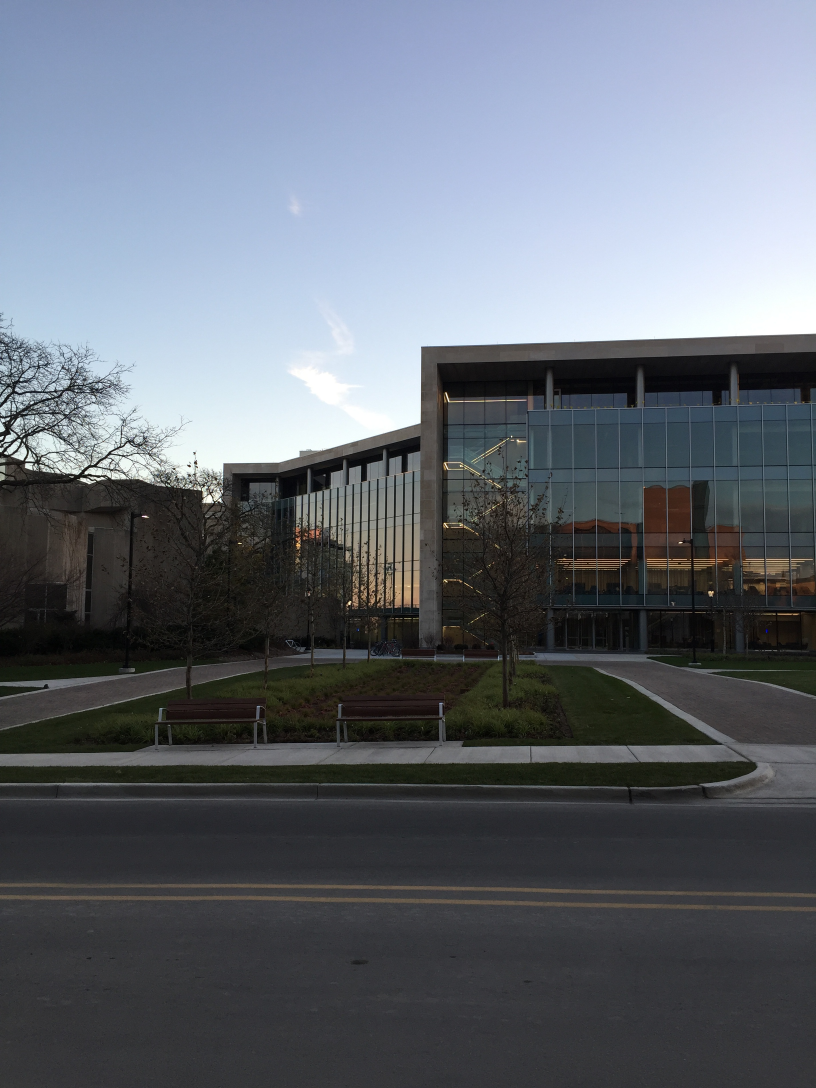
//> input picture CPP/picture/q11.jpg, 2448 x 3264 px (shown at 1/3 size)
$ ./picture_joint   (built with g++ and OpenCV 4)
//> lines starting //> are read from the running program, lines starting //| are printed output that depends on the picture; after the words box and inside, x2 and y2 are one past the last pixel; in counts of white or black regions, pixels touching at a corner belong together
### CPP/quickdemo.h
#ifndef QUICKDEMO_H_
#define QUICKDEMO_H_

#include <opencv2/opencv.hpp>
#include <opencv2/dnn.hpp>
using namespace cv;


class QuickDemo{
    public:
        void colorSpace_Demo(Mat &image);
        void mat_creation_demo();
        void pixel_visit_demo(Mat &image);
        void tracking_bar_demo(Mat &image);
        void color_style_demo(Mat &image);
        void bitwise_demo(Mat &image);
        void channels_demo(Mat &image);
        void inrange_demo(Mat &image);
        void pixel_statistic_demo(Mat &image);
        void drawing_demo(Mat &image);
        void random_drawing();
        void polyline_drawing_demo();
        void mouse_drawing_demo(Mat &image);
        void norm_demo(Mat &image);
        void resize_demo(Mat &image);
        void flip_demo(Mat &image);
        void rotate_demo(Mat &image);
        void video_demo(Mat &image);
        void histogram_demo(Mat &image);
		void histogram_2d_demo(Mat &image);
		void histogram_eq_demo(Mat &image);
		void blur_demo(Mat &image);
		void gaussian_blur_demo(Mat &image);
		void bifilter_demo(Mat &image);
		void face_detection_demo();

        void image_binaryzation(Mat &src);
        void image_binaryzation2(Mat &src);
        void image_connect_detect(Mat &src);
        void ccl_stats_demo(Mat &image);
        void Profile_demo(Mat &image);
        void nebula_demo(Mat &image);
        void histogram_demo2(Mat &image1, Mat &image2);
        void ORBBFMatcher(const cv::Mat& img1, const cv::Mat& img2,
                      std::vector<cv::KeyPoint>& kp1, std::vector<cv::KeyPoint>& kp2,
                      cv::Mat& des1, cv::Mat& des2,
                      std::vector<cv::DMatch>& goodMatches);


};

#endif

### CPP/picture_joint.cpp
//图像拼接
#include <opencv2/opencv.hpp>
#include <opencv2/features2d.hpp>
#include <iostream>
#include <vector>
#include <algorithm>
#include "quickdemo.h"

using namespace cv;
using namespace std;


void generate_mask(Mat &img, Mat &mask) {
    int w = img.cols;
    int h = img.rows;
    // 双重循环遍历图像的每个像素
    for (int row = 0; row < h; row++) {
        for (int col = 0; col < w; col++) {
            // 取img的当前像素（Vec3b：3通道uchar类型，对应BGR）
            Vec3b p = img.at<Vec3b>(row, col);
            int b = p[0]; int g = p[1]; int r = p[2];
            // 核心判断：如果像素是纯黑色（B=G=R=0）→ 标记为掩码的255（白色），否则为0（黑色）
            if (b == g && g == r && r == 0) {
                mask.at<uchar>(row, col) = 255;
            }
        }
    }
}

void linspace(Mat& image, float begin, float finish, int w1, Mat &mask) {
    int offsetx = 0; // 记录每行有效区域的起始列（mask=0的第一个列）
    float interval = 0; // 渐变的步长
    float delta = 0; // 渐变的列数（有效区域的宽度）
    // 遍历每一行（逐行生成渐变，保证每行的渐变对齐）
    for (int i = 0; i < image.rows; i++) {
        offsetx = 0; interval = 0; delta = 0; // 每行初始化
        // 遍历每一列
        for (int j = 0; j < image.cols; j++) {
            // 取掩码的当前像素值（0=有效区域，255=无效区域）
            int pv = mask.at<uchar>(i, j);
            // 情况1：首次遇到有效区域（pv=0，offsetx=0）→ 初始化渐变参数
            if (pv == 0 && offsetx == 0) {
                offsetx = j; // 记录有效区域的起始列
                delta = w1 - offsetx; // 渐变的总列数（左图宽度 - 有效区域起始列）
                interval = (finish - begin) / (delta - 1); // 渐变步长：(结束值-开始值)/(列数-1)
                // 计算当前列的权重值
                image.at<float>(i, j) = begin + (j - offsetx)*interval;
            }
            // 情况2：在有效区域内（pv=0），且未超出渐变列数 → 继续计算渐变权重
            else if (pv == 0 && offsetx > 0 && (j - offsetx) < delta) {
                image.at<float>(i, j) = begin + (j - offsetx)*interval;
            }
            // 情况3：无效区域（pv=255）→ 保持初始权重1（无需处理，因为mask1/mask2初始为1）
        }
    }
}


int main()
{
    Mat left = imread("F:/Test/CPP/picture/q11.jpg");
//> left is the input picture: 3264 rows x 2448 cols, CV_8UC3; mean B, G, R 115.2, 106.2, 100.2
    Mat right = imread("F:/Test/CPP/picture/q22.jpg");
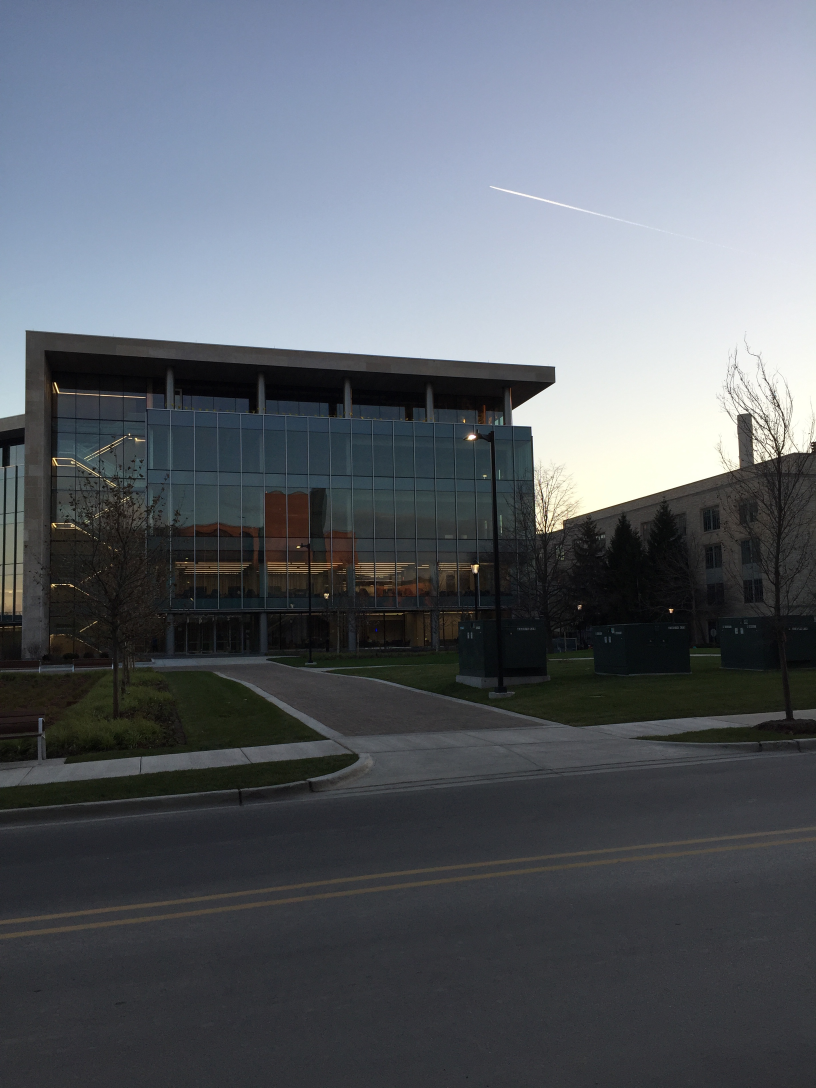
//> input picture CPP/picture/q22.jpg, 2448 x 3264 px (shown at 1/3 size)
//> right is the input picture: 3264 rows x 2448 cols, CV_8UC3; mean B, G, R 105.8, 98.3, 92.9
    if(left.empty() || right.empty())
    {
        cout << " read picture failed.." << endl;
        return -1;
    }

    // 提取特征点与描述子
	vector<KeyPoint> keypoints_right, keypoints_left;
	Mat descriptors_right, descriptors_left;
	auto detector = AKAZE::create();
	detector->detectAndCompute(left, Mat(), keypoints_left, descriptors_left);
//> keypoints_left = 7652 keypoints; strongest (x, y, size): (1048, 1809, 8.1), (586, 1387, 8.1), (623, 1499, 16.1), (567, 1398, 8.1)
	detector->detectAndCompute(right, Mat(), keypoints_right, descriptors_right);
//> keypoints_right = 2953 keypoints; strongest (x, y, size): (1415, 1311, 16.1), (1426, 1706, 16.1), (2012, 1831, 8.1), (1414, 1311, 27.2)

    //暴力匹配
    vector<vector<DMatch>> knn_matches;
    auto matcher = DescriptorMatcher::create(DescriptorMatcher::BRUTEFORCE);
    //auto matcher = BFMatcher::create(NORM_L2);
    matcher->knnMatch(descriptors_left, descriptors_right, knn_matches, 2);
//> knn_matches = 7652 matches

    const float radio_thresh = 0.7f;    // 比例阈值
    vector<DMatch> good_matches;        // 存储筛选后的优质匹配对
    // 遍历所有KNN匹配结果，执行Ratio Test筛选
    for(size_t t=0; t<knn_matches.size(); t++)
    {
        //第1个匹配的距离 < 阈值 * 第2个匹配的距离 → 视为优质匹配
        if(knn_matches[t][0].distance < radio_thresh * knn_matches[t][1].distance)
        {
            good_matches.push_back(knn_matches[t][0]);
        }
    }
//> after the loop, good_matches = 252 matches
    printf("total good match points : %d\n", good_matches.size());
//| total good match points : 252
    // [5 lines of commented-out code are left out]

    vector<Point2f> left_pts;
    vector<Point2f> right_pts;
    for(size_t t=0; t<good_matches.size(); t++)
    {
        left_pts.push_back(keypoints_left[good_matches[t].queryIdx].pt);
        right_pts.push_back(keypoints_right[good_matches[t].trainIdx].pt);
    }
//> after the loop, left_pts = 252 Points (x, y), first 12: [1453.9, 1198.5], [1575.8, 1199.9], [2141.1, 1219.2], [1891.3, 1219.6], [1896.3, 1223.1], [1660.1, 1224.6], [1856.5, 1225.6], [1585, 1230.2], [1644.7, 1233.4], [1523, 1316.6], [1559, 1319.8], [1519.3, 1322.9]; right_pts = 252 Points (x, y), first 12: [227.5, 1176.8], [433.2, 1192.2], [989, 1254.1], [755.4, 1237], [760.1, 1240.8], [522.3, 1224.7], [721.7, 1240.3], [442.4, 1224.3], [506.3, 1232.2], [374.6, 1310.2], [414.2, 1315.8], [371, 1316.3]
    // 核心：求解右图到左图的单应性矩阵H
    Mat H = findHomography(right_pts, left_pts, RANSAC);//源图->目标图
//> H = [[0.637, -0.00576, 1200.9], [-0.244, 0.891, 162.1], [-0.000144, -4.18e-06, 1]]


    //初始化全景图画布 + 左图拷贝（拼接的基础）
    int h = max(left.rows, right.rows);
//> h = 3264
    int w = left.cols + right.cols;
//> w = 4896
    Mat panorama_01 = Mat::zeros(Size(w, h), CV_8UC3);
    // 定义左图的感兴趣区域（ROI）：左上角(0,0)，尺寸和左图一致
    Rect roi;
    roi.x = 0;
    roi.y = 0;
    roi.width = left.cols;
//> roi = Rect(0, 0, 2448, 0)
    roi.height = left.rows;
//> roi = Rect(0, 0, 2448, 3264)
    left.copyTo(panorama_01(roi));
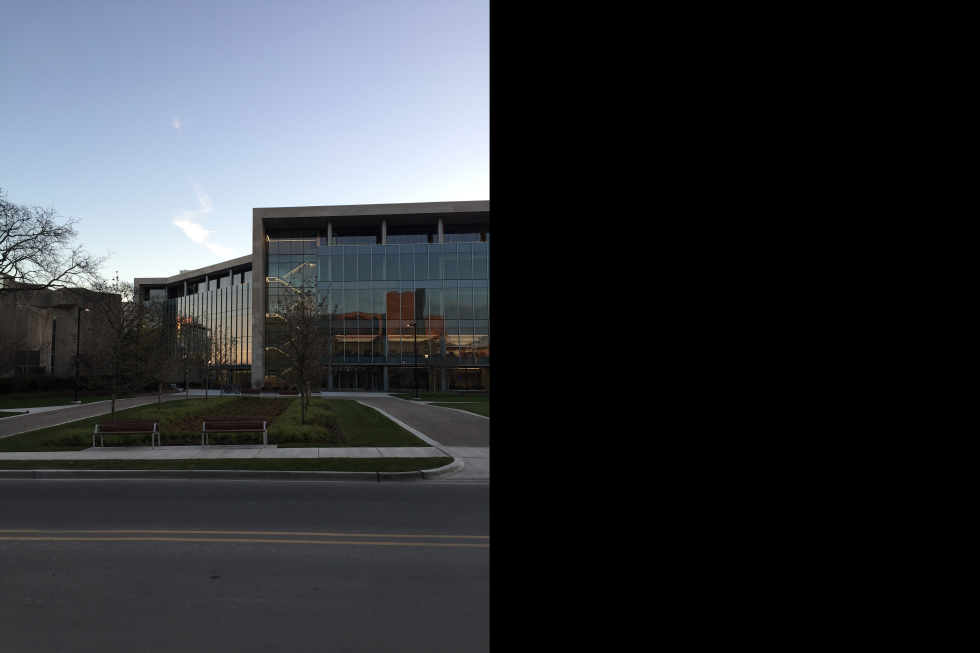
//> panorama_01: 3264 rows x 4896 cols, CV_8UC3 (shown at 1/5 size); mean B, G, R 57.6, 53.1, 50.1
    imwrite("F:/Test/CPP/picture/panorama_01.png", panorama_01);

    // 右图透视变换
    // 核心：用单应性矩阵H，把右图透视变换到左图的坐标系
    Mat panorama_02;
    warpPerspective(right, panorama_02, H, Size(w, h));
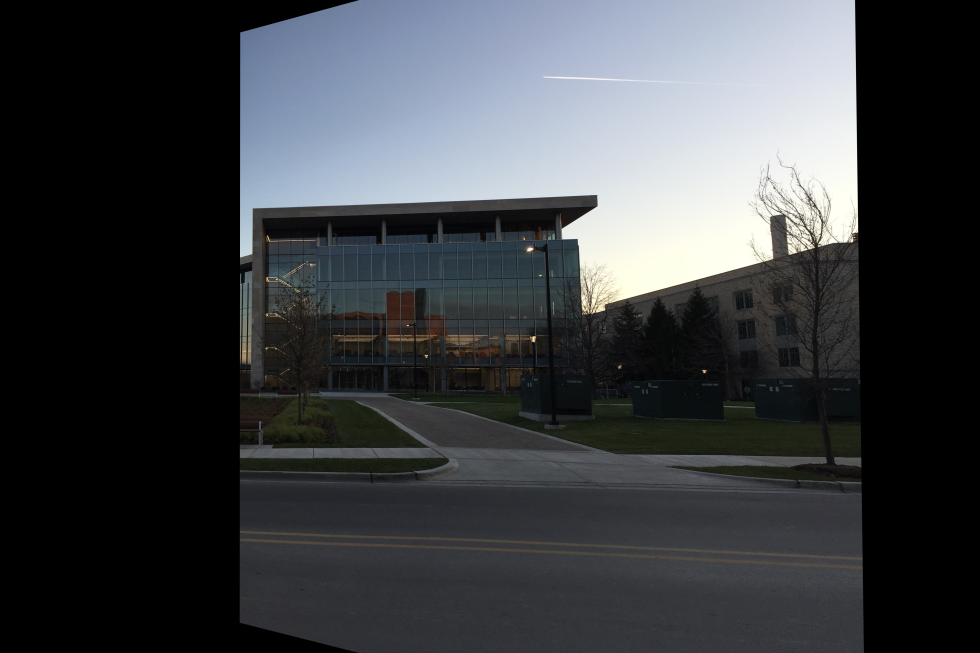
//> panorama_02: 3264 rows x 4896 cols, CV_8UC3 (shown at 1/5 size); mean B, G, R 67, 63.6, 60.8
    imwrite("F:/Test/CPP/picture/panorama_02.png", panorama_02);

    // 创建掩码画布：黑色背景，尺寸和全景图一致，单通道灰度图
    Mat mask = Mat::zeros(Size(w, h), CV_8UC1);
    // 核心：根据配准后的右图（panorama_02），生成有效区域掩码
    generate_mask(panorama_02, mask);
//> after the loop in generate_mask, `for (int row = 0; row < h; row++)`:
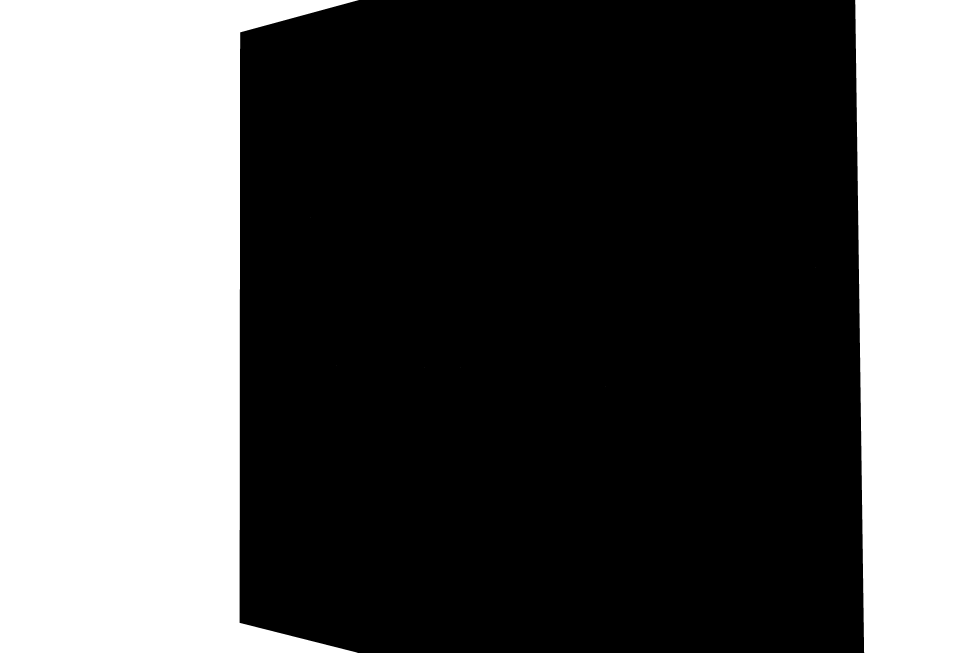
//> mask: 3264 rows x 4896 cols, CV_8UC1 (shown at 1/5 size); 37.3% white; 8 white regions (6 under 20 px), largest, box (x1, y1, x2, y2) and area: (0, 0, 1794, 3264) 4007127, (4276, 0, 4896, 3264) 1950640
    imwrite("F:/Test/CPP/picture/mask.png", mask);

    // 创建两个权重掩码：初始值全为1（float类型，用于加权计算）
    Mat mask1 = Mat::ones(Size(w, h), CV_32FC1); // 左图的权重掩码
    Mat mask2 = Mat::ones(Size(w, h), CV_32FC1); // 右图的权重掩码

    // 为mask1生成渐变：从1→0（左图在重叠区域的权重逐渐降低）
    linspace(mask1, 1, 0, left.cols, mask);
//> the loop in linspace, `for (int i = 0; i < image.rows; i++)` made 3264 passes
//> (offsetx, delta, interval) on passes 1 to 3: (1794, 654, -0.00153), (1790, 658, -0.00152), (1786, 662, -0.00151)
//> after the loop in linspace, `for (int i = 0; i < image.rows; i++)`: offsetx = 1789; interval = -0.00152; delta = 659
    // 为mask2生成渐变：从0→1（右图在重叠区域的权重逐渐升高）
    linspace(mask2, 0, 1, left.cols, mask);
//> the loop in linspace (call 2), `for (int i = 0; i < image.rows; i++)` made 3264 passes
//> (offsetx, delta, interval) on passes 1 to 3: (1794, 654, 0.00153), (1790, 658, 0.00152), (1786, 662, 0.00151)

    namedWindow("mask1", WINDOW_FREERATIO);
    imshow("mask1", mask1);
    namedWindow("mask2", WINDOW_FREERATIO);
    imshow("mask2", mask2);


    // 处理左图权重掩码mask1：单通道→3通道
    Mat m1;
    vector<Mat> mv;
    mv.push_back(mask1);
    mv.push_back(mask1);
    mv.push_back(mask1);
    merge(mv, m1); // merge：把3个单通道矩阵合并为1个3通道矩阵
    // 左图画布转换为float类型（避免加权计算时的精度丢失）
    panorama_01.convertTo(panorama_01, CV_32F);
    // 左图加权：逐像素 × 权重掩码m1
    multiply(panorama_01, m1, panorama_01);

    // 处理右图权重掩码mask2：和mask1同理，单通道→3通道
    mv.clear();
    mv.push_back(mask2);
    mv.push_back(mask2);
    mv.push_back(mask2);
    Mat m2;
    merge(mv, m2);
    // 配准后的右图转换为float类型，逐像素 × 权重掩码m2
    panorama_02.convertTo(panorama_02, CV_32F);
    multiply(panorama_02, m2, panorama_02);

    // 核心：加权后的左图 + 加权后的右图 = 无缝全景图
    Mat panorama;
    add(panorama_01, panorama_02, panorama);
    // 浮点型转换回8位uchar型（图像保存的标准类型）
    panorama.convertTo(panorama, CV_8U);
    // 保存并显示全景图
    namedWindow("out", WINDOW_FREERATIO);
    imshow("out", panorama);
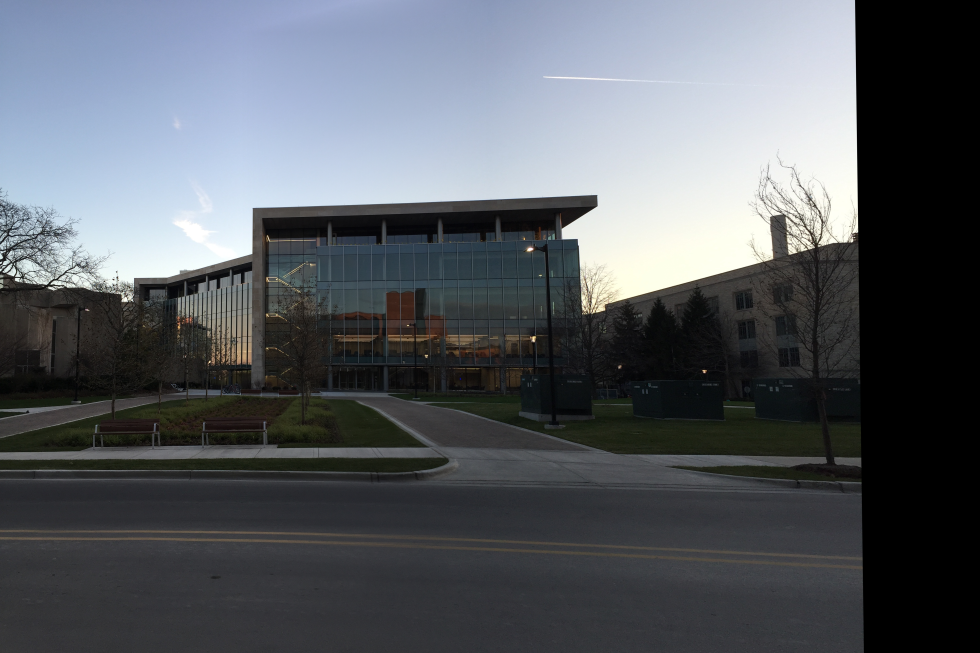
//> window 'out': 3264 rows x 4896 cols, CV_8UC3 (shown at 1/5 size); mean B, G, R 99.3, 93.4, 89

    while (true) {
        int c = waitKey(1);
//> the Esc key is pressed
        if (c == 27) {
            break;
        }
    }
    destroyAllWindows();
    return 0;

}


//& "C:/Program Files/mingw64/bin/g++.exe" -g picture_joint.cpp -o picture_joint.exe -I F:/opencv/opencv/build/x64/install/include -L F:/opencv/opencv/build/x64/install/x64/mingw/lib -lopencv_world4120 -std=c++17 -Wall -Wno-overloaded-virtual

//picture_joint
